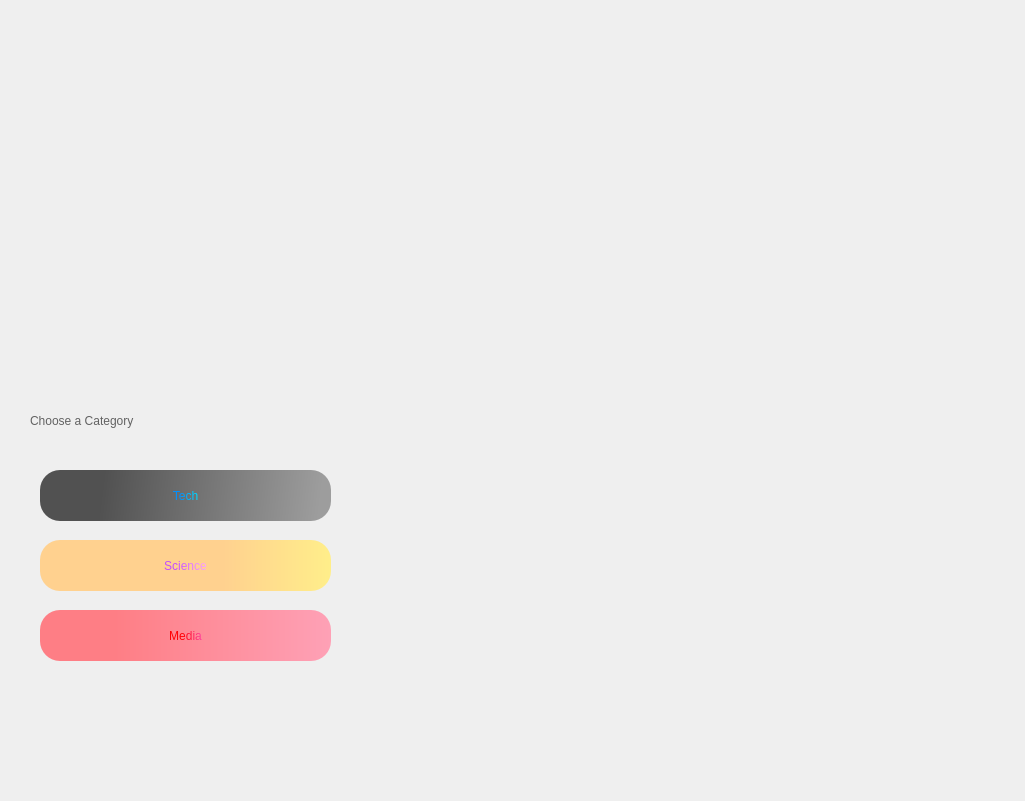
<?xml version="1.0" encoding="UTF-8"?>
<ui version="4.0">
 <class>MainWindow</class>
 <widget class="QMainWindow" name="MainWindow">
  <property name="enabled">
   <bool>true</bool>
  </property>
  <property name="geometry">
   <rect>
    <x>0</x>
    <y>0</y>
    <width>1025</width>
    <height>801</height>
   </rect>
  </property>
  <property name="windowTitle">
   <string>MainWindow</string>
  </property>
  <property name="autoFillBackground">
   <bool>false</bool>
  </property>
  <property name="styleSheet">
   <string notr="true"/>
  </property>
  <widget class="QWidget" name="centralwidget">
   <widget class="QLabel" name="MainBackground">
    <property name="geometry">
     <rect>
      <x>-4</x>
      <y>-8</y>
      <width>1031</width>
      <height>811</height>
     </rect>
    </property>
    <property name="styleSheet">
     <string notr="true">background-image: url(:/newPrefix/istockphoto-471620647-170667a.jpg);
background-image: url(:/newPrefix/pexels-la-miko-3616764.jpg);</string>
    </property>
    <property name="text">
     <string/>
    </property>
    <property name="pixmap">
     <pixmap resource="Logo.qrc">:/newPrefix/683474.png</pixmap>
    </property>
    <property name="scaledContents">
     <bool>true</bool>
    </property>
   </widget>
   <widget class="QPushButton" name="tech">
    <property name="geometry">
     <rect>
      <x>40</x>
      <y>470</y>
      <width>291</width>
      <height>51</height>
     </rect>
    </property>
    <property name="styleSheet">
     <string notr="true">QPushButton{
border-radius:20px;
color: qlineargradient(spread:pad, x1:0.256, y1:0.017, x2:1, y2:0, stop:0 rgba(1, 144, 254, 255), stop:1 rgba(0, 221, 255, 255));
background-color: qlineargradient(spread:pad, x1:0.222, y1:0, x2:0.977, y2:0.017, stop:0 rgba(81, 81, 81, 255), stop:1 rgba(157, 157, 157, 255));
font: 28pt &quot;Modern No. 20&quot;;}

QPushButton:Hover{
border-radius:20px;
color: qlineargradient(spread:pad, x1:0.256, y1:0.017, x2:1, y2:0, stop:0 rgba(1, 144, 254, 255), stop:1 rgba(0, 221, 255, 255));
background-color: qlineargradient(spread:pad, x1:0.222, y1:0, x2:0.977, y2:0.017, stop:0 rgba(157, 157, 157, 255), stop:1 rgba(81, 81, 81, 255));
font: 32pt &quot;Modern No. 20&quot;;}</string>
    </property>
    <property name="text">
     <string>Tech</string>
    </property>
   </widget>
   <widget class="QPushButton" name="science">
    <property name="geometry">
     <rect>
      <x>40</x>
      <y>540</y>
      <width>291</width>
      <height>51</height>
     </rect>
    </property>
    <property name="styleSheet">
     <string notr="true">QPushButton{
border-radius:20px;
color: qlineargradient(spread:pad, x1:0.256, y1:0.034, x2:1, y2:0, stop:0 rgba(196, 76, 255, 255), stop:1 rgba(255, 170, 251, 255));
background-color: qlineargradient(spread:pad, x1:0.347, y1:0, x2:1, y2:0, stop:0.431818 rgba(255, 209, 143, 255), stop:1 rgba(255, 238, 138, 255));
font: 28pt &quot;Modern No. 20&quot;;}

QPushButton:Hover{border-radius:20px;
color: qlineargradient(spread:pad, x1:0.256, y1:0.034, x2:1, y2:0, stop:0 rgba(196, 76, 255, 255), stop:1 rgba(255, 170, 251, 255));
background-color: qlineargradient(spread:pad, x1:0.347, y1:0, x2:1, y2:0, stop:0.431818 rgba(255, 238, 138, 255), stop:1 rgba(255, 209, 143, 255));
font: 32pt &quot;Modern No. 20&quot;;}</string>
    </property>
    <property name="text">
     <string>Science</string>
    </property>
   </widget>
   <widget class="QPushButton" name="media">
    <property name="geometry">
     <rect>
      <x>40</x>
      <y>610</y>
      <width>291</width>
      <height>51</height>
     </rect>
    </property>
    <property name="styleSheet">
     <string notr="true">QPushButton{
border-radius:20px;
color: qlineargradient(spread:pad, x1:0.398, y1:0.0170455, x2:1, y2:0, stop:0 rgba(255, 0, 4, 255), stop:1 rgba(255, 73, 167, 255));
background-color: qlineargradient(spread:pad, x1:0, y1:0, x2:1, y2:0, stop:0.255682 rgba(254, 126, 133, 255), stop:1 rgba(254, 161, 182, 255));
font: 28pt &quot;Modern No. 20&quot;;}
 QPushButton:Hover{
border-radius:20px;
color: qlineargradient(spread:pad, x1:0.398, y1:0.0170455, x2:1, y2:0, stop:0 rgba(255, 0, 4, 255), stop:1 rgba(255, 73, 167, 255));
background-color: qlineargradient(spread:pad, x1:0, y1:0, x2:1, y2:0, stop:0.255682 rgba(254, 161, 182, 255), stop:1 rgba(254, 126, 133, 255));
font: 32pt &quot;Modern No. 20&quot;;}</string>
    </property>
    <property name="text">
     <string>Media</string>
    </property>
   </widget>
   <widget class="QLabel" name="logo">
    <property name="geometry">
     <rect>
      <x>610</x>
      <y>20</y>
      <width>391</width>
      <height>321</height>
     </rect>
    </property>
    <property name="text">
     <string/>
    </property>
    <property name="pixmap">
     <pixmap resource="Logo.qrc">:/newPrefix/Scoopie(1).png</pixmap>
    </property>
    <property name="scaledContents">
     <bool>true</bool>
    </property>
   </widget>
   <widget class="QLabel" name="category">
    <property name="geometry">
     <rect>
      <x>30</x>
      <y>390</y>
      <width>321</width>
      <height>61</height>
     </rect>
    </property>
    <property name="styleSheet">
     <string notr="true">font: 24pt &quot;Stencil&quot;;
color: rgb(98, 98, 98);
</string>
    </property>
    <property name="text">
     <string>Choose a Category</string>
    </property>
   </widget>
  </widget>
 </widget>
 <resources>
  <include location="Logo.qrc"/>
 </resources>
 <connections/>
</ui>
